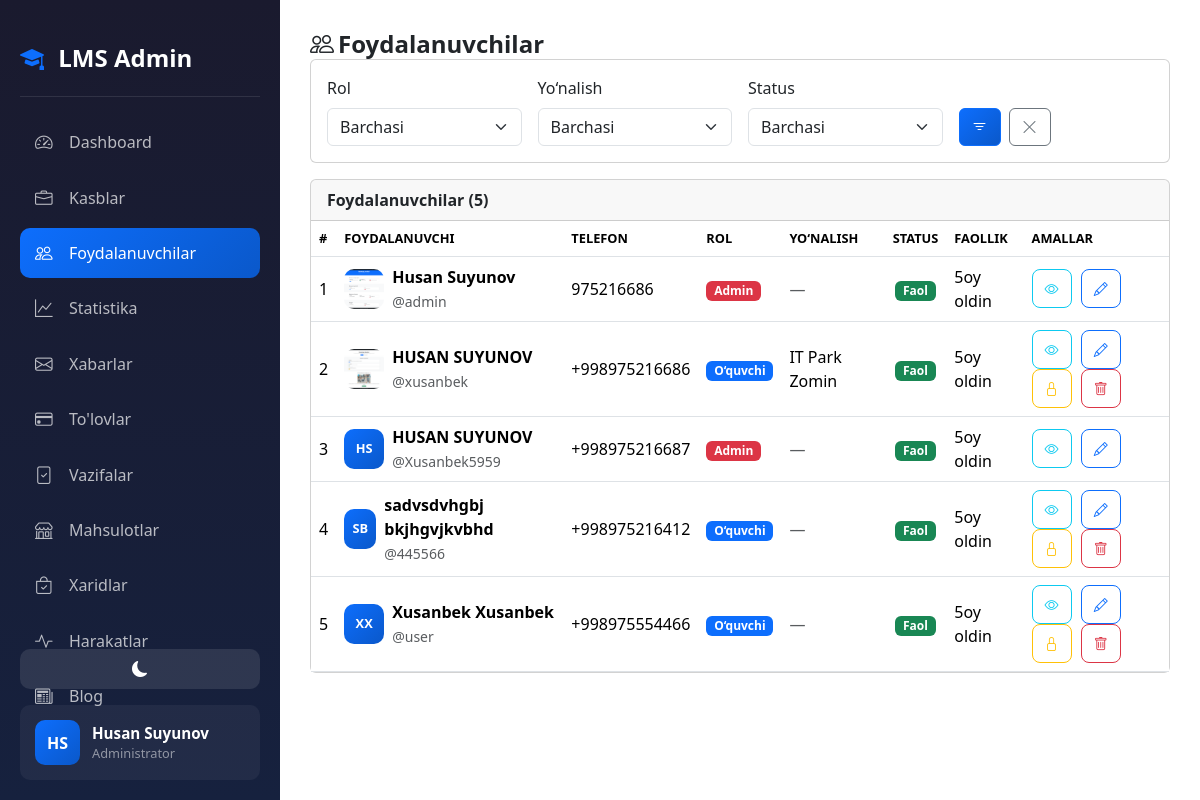
Page /dashboard/users/ (signed in) on the earlier database version.
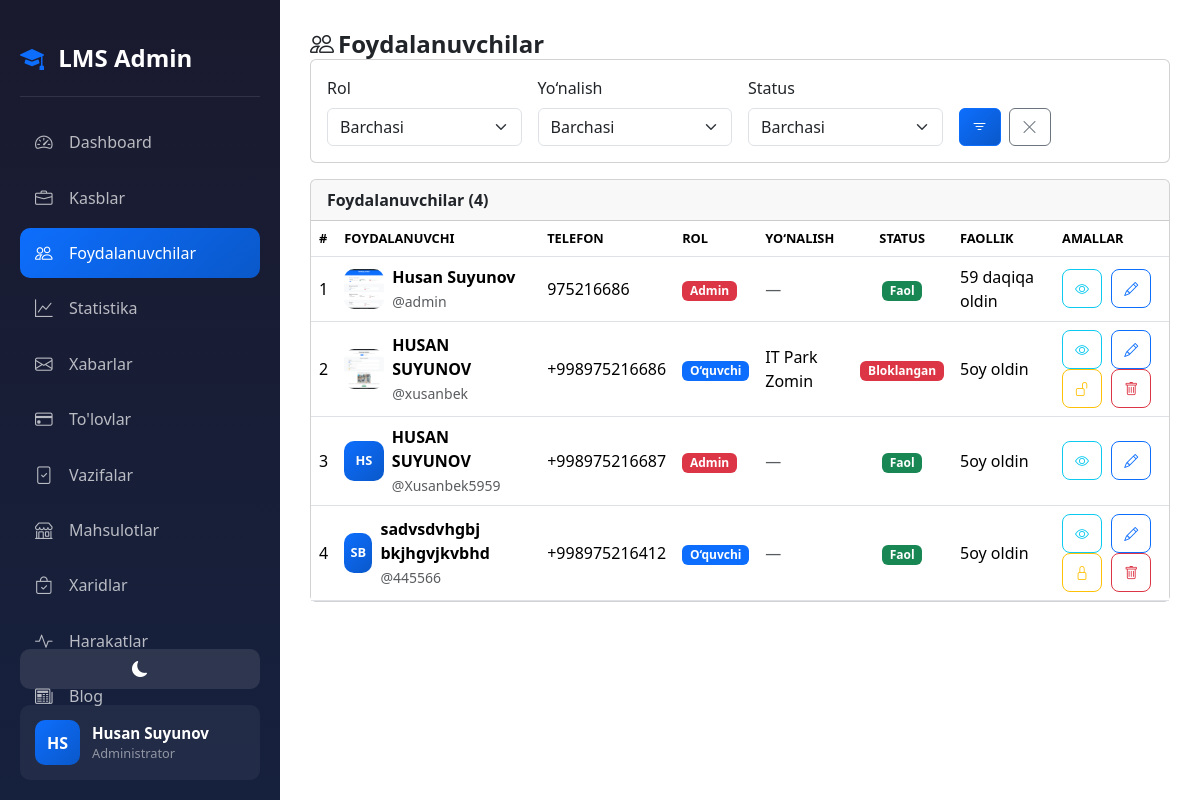
Same page on the later database version.
### accounts/models.py (models this page shows, shortened)
class CustomUser(AbstractUser):
    ROLE_CHOICES = (
        ('admin', 'Admin'),
        ('teacher', 'O\'qituvchi'),
        ('student', 'O\'quvchi'),
    )
    first_name = models.CharField(max_length=100, verbose_name="Ism")
    last_name = models.CharField(max_length=100, verbose_name="Familiya")
    phone = models.CharField(max_length=20, unique=True, verbose_name="Telefon raqam")
    role = models.CharField(max_length=20, choices=ROLE_CHOICES, default='student', verbose_name="Rol")
    photo = models.ImageField(upload_to='profiles/', blank=True, null=True, verbose_name="Profil rasmi")
    profession = models.ForeignKey(Profession, on_delete=models.SET_NULL, null=True, blank=True, related_name='students', verbose_name="Yo'nalish")
    is_blocked = models.BooleanField(default=False, verbose_name="Bloklangan")
    last_activity = models.DateTimeField(null=True, blank=True, verbose_name="Oxirgi faollik")
    bio = models.TextField(blank=True, null=True, verbose_name="O'zi haqida")
    coins = models.IntegerField(default=0, verbose_name="Coinlar")
    total_online_time = models.IntegerField(default=0, verbose_name="Jami online vaqt (daqiqa)")
    address = models.CharField(max_length=300, blank=True, null=True, verbose_name="Yashash manzili")
    birth_date = models.DateField(null=True, blank=True, verbose_name="Tug'ilgan kuni")
    id_card = models.FileField(upload_to='documents/id_cards/', blank=True, null=True, verbose_name="ID karta/Pasport")
    birth_certificate = models.FileField(upload_to='documents/birth_certificates/', blank=True, null=True, verbose_name="Tug'ilganlik haqida guvohnoma")
    @property
    def is_admin(self):
        return self.role == 'admin'
    @property
    def is_online(self):
        if self.last_activity:
            now = timezone.now()
            diff = now - self.last_activity
            return diff.total_seconds() < 300
        return False
    @property
    def full_name(self):
        return f"{self.first_name} {self.last_name}"
    def get_initials(self):
        first = self.first_name[0] if self.first_name else ''
        last = self.last_name[0] if self.last_name else ''
        return f"{first}{last}".upper()
    class Meta:
        verbose_name = "Foydalanuvchi"
        verbose_name_plural = "Foydalanuvchilar"

class Profession(models.Model):
    name = models.CharField(max_length=200, verbose_name="Kasb nomi")
    photo = models.ImageField(upload_to='professions/', verbose_name="Rasm")
    description = models.TextField(verbose_name="Kasb haqida")
    created_at = models.DateTimeField(auto_now_add=True)
    class Meta:
        verbose_name = "Kasb"
        verbose_name_plural = "Kasblar"
        ordering = ['-created_at']

### accounts/views.py (the view)
# urls.py: path('dashboard/users/', views.admin_users, name='admin_users'),
@login_required
def admin_users(request):
    if not request.user.is_admin:
        return redirect('home')
    role_filter = request.GET.get('role', '')
    profession_filter = request.GET.get('profession', '')
    status_filter = request.GET.get('status', '')
    users = CustomUser.objects.all()
    if role_filter:
        users = users.filter(role=role_filter)
    if profession_filter:
        users = users.filter(profession_id=profession_filter)
    if status_filter == 'blocked':
        users = users.filter(is_blocked=True)
    elif status_filter == 'active':
        users = users.filter(is_blocked=False)
    professions = Profession.objects.all()
    return render(request, 'accounts/admin/users.html', {
        'users': users,
        'professions': professions,
        'role_filter': role_filter,
        'profession_filter': profession_filter,
        'status_filter': status_filter,
    })

### accounts/templates/accounts/admin/users.html (shortened to what this page needs)
{% extends 'accounts/admin/base_admin.html' %}
{% block admin_content %}
<div class="admin-ios">
<h1 class="page-title">
    <i class="bi bi-people me-1"></i>Foydalanuvchilar
</h1>
<div class="card mb-3">
    <div class="card-body">
        <form method="GET" class="row g-3">
            <div class="col-md-3">
                <label class="form-label">Rol</label>
                <select name="role" class="form-select">
                    <option value="">Barchasi</option>
                </select>
            </div>
            <div class="col-md-3">
                <label class="form-label">Yo‘nalish</label>
                <select name="profession" class="form-select">
                    <option value="">Barchasi</option>
                </select>
            </div>
            <div class="col-md-3">
                <label class="form-label">Status</label>
                <select name="status" class="form-select">
                    <option value="">Barchasi</option>
                </select>
            </div>
            <div class="col-md-3 d-flex align-items-end gap-2">
                <button type="submit" class="btn btn-primary">
                    <i class="bi bi-filter"></i>
                </button>
                <a href="{% url 'admin_users' %}" class="btn btn-outline-secondary">
                    <i class="bi bi-x-lg"></i>
                </a>
            </div>
        </form>
    </div>
</div>
<div class="card">
    <div class="card-header">
        Foydalanuvchilar ({{ users.count }})
    </div>
    <div class="card-body p-0">
    {% if users %}
    <div class="table-responsive">
        <table class="table mb-0">
            <thead>
                <tr>
                    <th>#</th>
                    <th>Foydalanuvchi</th>
                    <th>Telefon</th>
                    <th>Rol</th>
                    <th>Yo‘nalish</th>
                    <th class="text-center">Status</th>
                    <th>Faollik</th>
                    <th>Amallar</th>
                </tr>
            </thead>
            <tbody>
            {% for u in users %}
            <tr>
                <td data-label="#"> {{ forloop.counter }} </td>
                <td data-label="Foydalanuvchi">
                    <div class="d-flex align-items-center gap-2">
                        {% if u.photo %}
                        <img src="{{ u.photo.url }}" class="user-avatar-sm">
                        {% else %}
                        <div class="user-avatar-placeholder">{{ u.get_initials }}</div>
                        {% endif %}
                        <div>
                            <strong>{{ u.full_name }}</strong>
                            <br><small class="text-muted">@{{ u.username }}</small>
                        </div>
                    </div>
                </td>
                <td data-label="Telefon">{{ u.phone }}</td>
                <td data-label="Rol">
                    <span class="badge
                        {% if u.role == 'admin' %}bg-danger
                        {% elif u.role == 'teacher' %}bg-success
                        {% else %}bg-primary{% endif %}">
                        {% if u.role == 'admin' %}Admin{% elif u.role == 'teacher' %}O‘qituvchi{% else %}O‘quvchi{% endif %}
                    </span>
                </td>
                <td data-label="Yo‘nalish">
                    {% if u.profession %}{{ u.profession.name }}{% else %}<span class="text-muted">—</span>{% endif %}
                </td>
                <td data-label="Status" class="text-center">
                    {% if u.is_blocked %}
                    <span class="badge bg-danger">Bloklangan</span>
                    {% else %}
                    <span class="badge bg-success">Faol</span>
                    {% endif %}
                </td>
                <td data-label="Faollik">
                    {% if u.last_activity %}
                        {{ u.last_activity|timesince }} oldin
                    {% else %}
                        <span class="text-muted">—</span>
                    {% endif %}
                </td>
                <td data-label="Amallar" class="action-btns">
                    <a href="{% url 'admin_user_view' u.pk %}" class="btn btn-sm btn-outline-info">
                        <i class="bi bi-eye"></i>
                    </a>
                    <a href="{% url 'admin_user_edit' u.pk %}" class="btn btn-sm btn-outline-primary">
                        <i class="bi bi-pencil"></i>
                    </a>
                    {% if not u.is_admin %}
                    <a href="{% url 'admin_user_block' u.pk %}" class="btn btn-sm btn-outline-warning">
                        <i class="bi bi-{% if u.is_blocked %}unlock{% else %}lock{% endif %}"></i>
                    </a>
                    <a href="{% url 'admin_user_delete' u.pk %}" class="btn btn-sm btn-outline-danger">
                        <i class="bi bi-trash"></i>
                    </a>
                    {% endif %}
                </td>
            </tr>
            {% endfor %}
            </tbody>
        </table>
    </div>
    {% else %}
    <div class="text-center py-5 text-muted">
        <i class="bi bi-people" style="font-size:2.5rem;"></i>
        <p class="mt-2 mb-0">Foydalanuvchilar topilmadi</p>
    </div>
    {% endif %}
    </div>
</div>
</div>
{% endblock %}

### accounts/templates/accounts/admin/base_admin.html (shortened to what this page needs)
<!DOCTYPE html>
<html lang="uz" data-bs-theme="light">
<head>
    {% load static %}
    <link rel="stylesheet" href="{% static 'css/base_admin.css' %}">
    <link rel="stylesheet" href="{% static 'effects/weather_effect.css' %}">
    <link href="https://cdn.jsdelivr.net/npm/bootstrap@5.3.2/dist/css/bootstrap.min.css" rel="stylesheet">
    <link href="https://cdn.jsdelivr.net/npm/bootstrap-icons@1.11.1/font/bootstrap-icons.css" rel="stylesheet">
</head>
<body>
    <div id="weather_effect"></div>
    <div class="sidebar">
        <div class="sidebar-brand" style="text-decoration: none;">
            <a href="{% url 'home' %}" class="nav-link"> <i class="bi bi-mortarboard-fill me-2 "></i>
                <span>LMS Admin</span></a>
        </div>
        <nav class="sidebar-nav">
            <a href="{% url 'admin_dashboard' %}"
                class="nav-link {% if request.resolver_match.url_name == 'admin_dashboard' %}active{% endif %}">
                <i class="bi bi-speedometer2"></i>
                <span>Dashboard</span>
            </a>
            <a href="{% url 'admin_professions' %}"
                class="nav-link {% if 'profession' in request.resolver_match.url_name %}active{% endif %}">
                <i class="bi bi-briefcase"></i>
                <span>Kasblar</span>
            </a>
            <a href="{% url 'admin_users' %}"
                class="nav-link {% if 'user' in request.resolver_match.url_name %}active{% endif %}">
                <i class="bi bi-people"></i>
                <span>Foydalanuvchilar</span>
            </a>
            <a href="{% url 'admin_statistics' %}"
                class="nav-link {% if request.resolver_match.url_name == 'admin_statistics' %}active{% endif %}">
                <i class="bi bi-graph-up"></i>
                <span>Statistika</span>
            </a>
            <a href="{% url 'admin_messages' %}"
                class="nav-link {% if 'message' in request.resolver_match.url_name %}active{% endif %}">
                <i class="bi bi-envelope"></i>
                <span>Xabarlar</span>
            </a>
            <a href="{% url 'admin_payments' %}"
                class="nav-link {% if 'payment' in request.resolver_match.url_name %}active{% endif %}">
                <i class="bi bi-credit-card"></i>
                <span>To'lovlar</span>
            </a>
            <a href="{% url 'homework_submissions' %}"
                class="nav-link {% if request.resolver_match.url_name == 'homework_submissions' %}active{% endif %}">
                <i class="bi bi-file-check"></i>
                <span>Vazifalar</span>
            </a>
            <a href="{% url 'admin_products' %}"
                class="nav-link {% if 'product' in request.resolver_match.url_name %}active{% endif %}">
                <i class="bi bi-shop"></i>
                <span>Mahsulotlar</span>
            </a>
            <a href="{% url 'admin_purchases' %}"
                class="nav-link {% if 'purchase' in request.resolver_match.url_name %}active{% endif %}">
                <i class="bi bi-bag-check"></i>
                <span>Xaridlar</span>
            </a>
            <a href="{% url 'admin_activities' %}"
                class="nav-link {% if 'activities' in request.resolver_match.url_name %}active{% endif %}">
                <i class="bi bi-activity"></i>
                <span>Harakatlar</span>
            </a>
            <a href="{% url 'blog:admin_posts' %}" class="nav-link {% if 'blog' in request.path %}active{% endif %}">
                <i class="bi bi-newspaper"></i>
                <span>Blog</span>
            </a>
        </nav>
        <div class="sidebar-footer">
            <button class="theme-toggle-admin w-100 mb-3" id="themeToggle">
                <i class="bi bi-moon-fill" id="themeIcon"></i>
            </button>
            <div class="user-info">
                <div class="user-avatar">
                    {{ user.first_name.0 }}{{ user.last_name.0 }}
                </div>
                <div>
                    <div class="user-name">{{ user.first_name }} {{ user.last_name }}</div>
                    <div class="user-role">Administrator</div>
                </div>
            </div>
        </div>
    </div>
    <div class="main-content">
        {% block admin_content %}{% endblock %}
    </div>
</body>
</html>

Differences in the rows shown:
removed CustomUser: get_initials "XX", full_name "Xusanbek Xusanbek", username "user", phone "+998975554466", role "O‘quvchi", is_blocked "Faol", last_activity "5oy"
changed CustomUser "Husan Suyunov": last_activity "5oy" → "59 daqiqa"
changed CustomUser "xusanbek": is_blocked "Faol" → "Bloklangan"
Other differences:
{{ users.count }}: "5" → "4"
